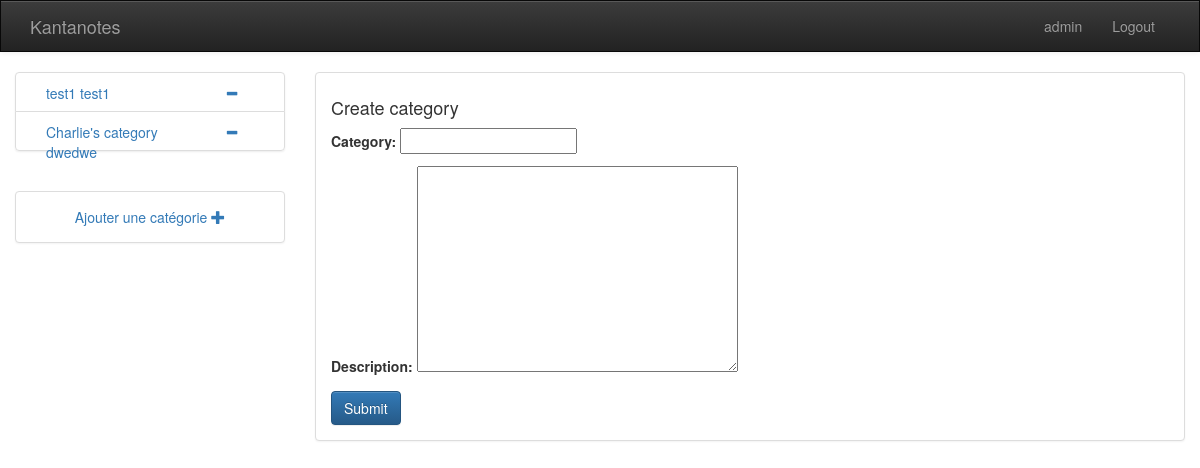
/notes/create/ (signed in), run on an earlier commit of the app's database.
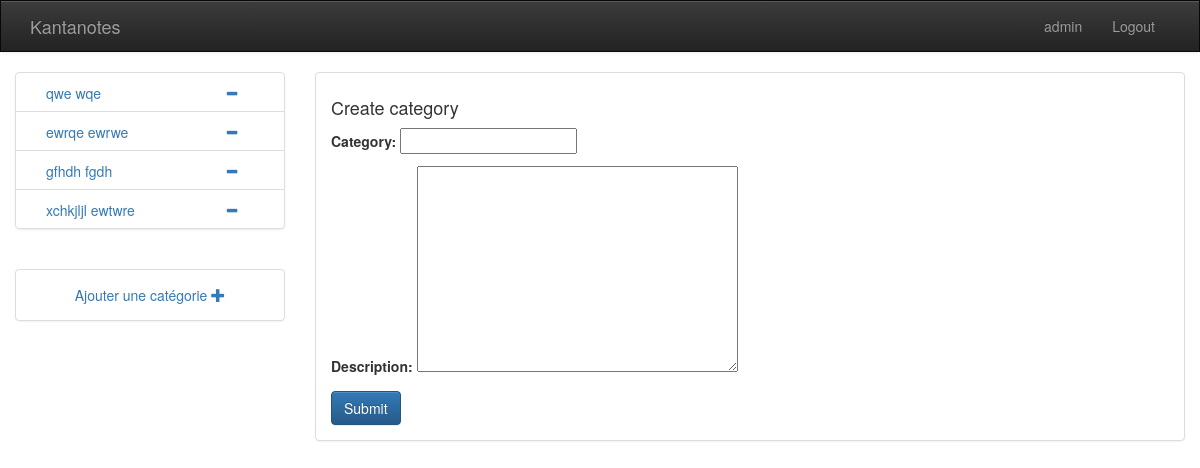
And on a later commit of the database.
### notes/models.py (models this page shows, shortened)
class Categories(models.Model):
    categoryName = models.CharField('category', max_length=255)
    description = models.TextField('description', blank=True)
    userId = models.ForeignKey(User)

### notes/views.py (the view)
@login_required(login_url='/login/')
def addCategory(request):
    form = CategoryForm(request.POST or None)
    categorieslist = Categories.objects.all()
    if form.is_valid():
        category = Categories(categoryName = form.cleaned_data['categoryName'],description = form.cleaned_data['description'], userId = request.user)
        category.save()
        return redirect('notes:index')
    return render(request, 'notes/newcat.html', {'form': form,'categorieslist': categorieslist})

### notes/views.py
class CategoryForm(ModelForm):
    class Meta:
        model = Categories
        fields = ['categoryName', 'description']

### notes/templates/notes/newcat.html (shortened to what this page needs)
{% extends "notes/base.html" %}
{% block content %}
	<h4>Create category</h4>
    <form method="post">
        {{ form.as_p }}
        <input class="btn btn-primary" type="submit" value="Submit" />
    </form>
{% endblock %}

### notes/templates/notes/base.html (shortened to what this page needs)
<!DOCTYPE html>
<html>
<head>
    <link rel="stylesheet" href="https://maxcdn.bootstrapcdn.com/bootstrap/3.3.7/css/bootstrap.min.css">
    <link rel="stylesheet" href="https://maxcdn.bootstrapcdn.com/bootstrap/3.3.7/css/bootstrap-theme.min.css">
</head>
<body>
    <nav class="navbar navbar-default navbar-inverse" style="border-radius: 0px;">
      <div class="container">
            <div class="navbar-header">
                <a class="navbar-brand" href="{% url 'notes:index' %}">Kantanotes</a>
            </div>
            <div class="collapse navbar-collapse" id="bs-example-navbar-collapse-1">
                <ul class="nav navbar-nav navbar-right">
                     <li style="color: white">
                        <a>{{ user.get_username }}</a>
                    </li>
                    <li>
                        <a href="{% url 'logout' %}">Logout</a>
                    </li>
                </ul>
            </div>
        </div>
    </nav>
	<div id="categories" class="col-md-3">
        <div class="list-group">
             {% for cat in categorieslist %}
                <div class="list-group-item" style="height:40px;">
                    <div class="col-md-9">
                      <a type="button"  href="{% url 'notes:displayNotes' cat.id %}" >{{  cat.categoryName}}  {{ cat.description }}</a>
                    </div>
                    <div class="col-md-3">
                      <a href="{% url 'notes:deleteCategory' cat.id %}"><span class="glyphicon glyphicon-minus" aria-hidden="true"></span></a>
                    </div>
                </div>
             {% endfor %}
        </div>
        <br>
        <div class="panel panel-default">
            <div class="panel-body">
                <a class="text-center" href="{% url 'notes:addCategory' %}"><div class="text-center"> Ajouter une catégorie <span class="glyphicon glyphicon-plus" aria-hidden="true"></span></div></a>
            </div>
        </div>
	</div>
	<div id="content" class="col-md-9">
        <div class="panel panel-default">
            <div class="panel-body">
            {% if errorMessage %}
                <div class="alert alert-warning">
                    <strong>Warning!</strong> {{ errorMessage }}
                </div>
            {% else %}
            {% block content %}
            {% endblock %}
            {% endif %}
            </div>
        </div>
	</div>
</body>
</html>

What changed in the data, as far as the page shows it:
removed Categories: categoryName "test1", description "test1"
removed Categories: categoryName "Charlie's category", description "dwedwe"
added Categories: categoryName "qwe", description "wqe"
added Categories: categoryName "ewrqe", description "ewrwe"
added Categories: categoryName "gfhdh", description "fgdh"
added Categories: categoryName "xchkjljl", description "ewtwre"
